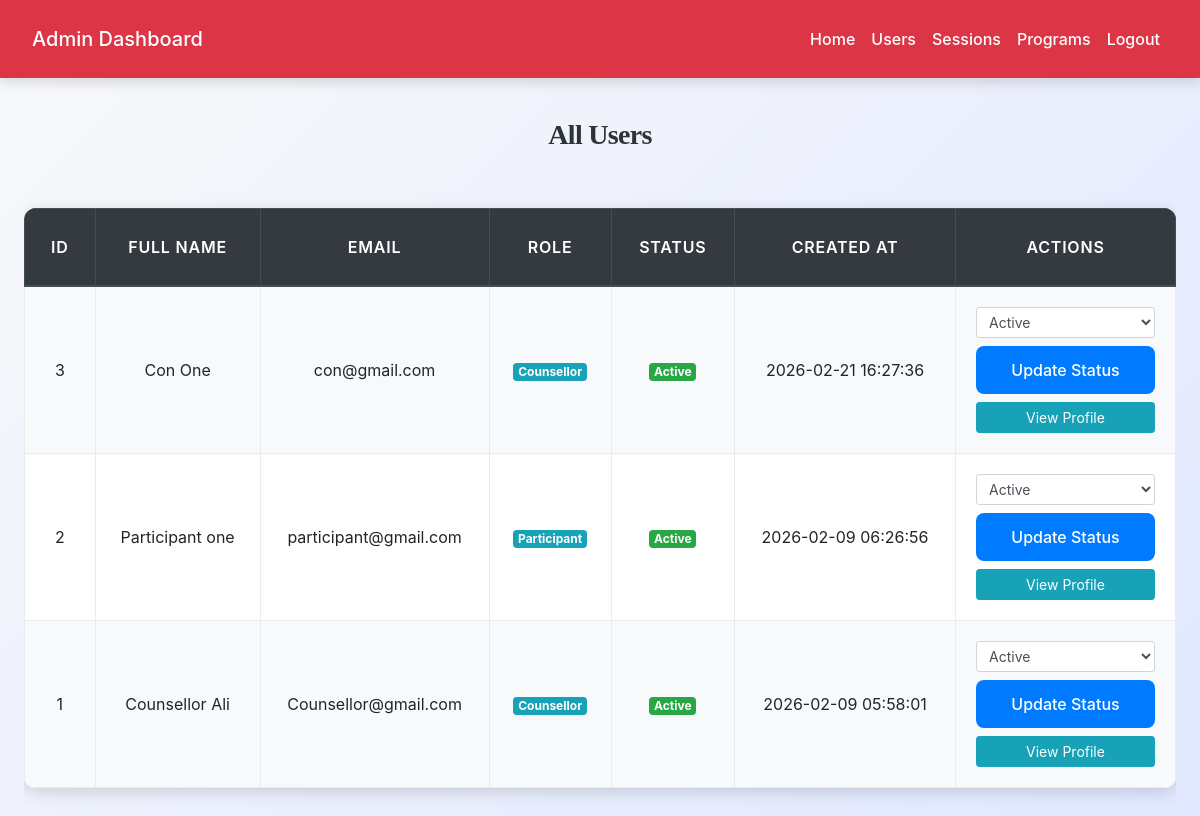
Page /admin/view_users.php (signed in) on the committed database.
### tables this page shows
CREATE TABLE `users` (
  `id` int(11) NOT NULL,
  `role` enum('participant','counsellor') NOT NULL,
  `full_name` varchar(150) NOT NULL,
  `email` varchar(150) NOT NULL,
  `password` varchar(255) NOT NULL,
  `phone` varchar(20) DEFAULT NULL,
  `status` enum('active','inactive') DEFAULT 'active',
  `preferred_counsellor_id` int(11) DEFAULT NULL,
  `organization` varchar(150) DEFAULT NULL,
  `age` int(11) DEFAULT NULL,
  `gender` enum('male','female','other') DEFAULT NULL,
  `specialization` varchar(150) DEFAULT NULL,
  `qualification` varchar(255) DEFAULT NULL,
  `experience_years` int(11) DEFAULT NULL,
  `bio` text DEFAULT NULL,
  `created_at` timestamp NOT NULL DEFAULT current_timestamp()
);

### admin/view_users.php (the view, shortened to what this page needs)
<?php
include('config.php');
$result = $conn->query("SELECT * FROM users ORDER BY id DESC");
?>
<!DOCTYPE html>
<html lang="en">
<head>
    <link rel="stylesheet"
          href="https://maxcdn.bootstrapcdn.com/bootstrap/4.5.2/css/bootstrap.min.css">
    <link rel="stylesheet" href="../css/style.css">
</head>
<body>
<?php include('admin_navbar.php'); ?>
<div class="container mt-4">
    <h3 class="mb-4">All Users</h3>
    <div class="table-responsive">
        <table class="table table-bordered table-striped">
            <thead class="thead-dark">
            <tr>
                <th>ID</th>
                <th>Full Name</th>
                <th>Email</th>
                <th>Role</th>
                <th>Status</th>
                <th>Created At</th>
                <th width="220">Actions</th>
            </tr>
            </thead>
            <tbody>
            <?php while ($row = $result->fetch_assoc()): ?>
                <tr>
                    <td><?= $row['id'] ?></td>
                    <td><?= htmlspecialchars($row['full_name']) ?></td>
                    <td><?= htmlspecialchars($row['email']) ?></td>
                    <td>
                        <span class="badge badge-info">
                            <?= ucfirst($row['role']) ?>
                        </span>
                    </td>
                    <td>
                        <span class="badge
                            <?= $row['status'] === 'active' ? 'badge-success' : 'badge-danger'; ?>">
                            <?= ucfirst($row['status']) ?>
                        </span>
                    </td>
                    <td><?= $row['created_at'] ?></td>
                    <td>
                        <form method="post" class="mb-2">
                            <select name="status" class="form-control form-control-sm mb-2">
                                <option value="active"   <?= $row['status']=='active'?'selected':'' ?>>Active</option>
                            </select>
                            <button type="submit"
                                    name="update_status"
                                    class="btn btn-primary btn-sm btn-block">
                                Update Status
                            </button>
                        </form>
                        <a href="view_user_profile.php?user_id=<?= $row['id'] ?>"
                           class="btn btn-info btn-sm btn-block">
                            View Profile
                        </a>
                    </td>
                </tr>
            <?php endwhile; ?>
            </tbody>
        </table>
    </div>
</div>
</body>
</html>

### css/style.css (style rules this page uses)
:root { --primary: #007bff; --secondary: #6c757d; --success: #28a745; --info: #17a2b8; --warning: #ffc107; --danger: #dc3545; --light: #f8f9fa; --dark: #2d3436; --accent: #ff6f61; --highlight: #6f42c1; --shadow: rgba(0, 0, 0, 0.15); --transition: all 0.3s ease-in-out; }
body { font-family: 'Inter', 'Segoe UI', Tahoma, Geneva, Verdana, sans-serif; background: linear-gradient(135deg, var(--light) 0%, #e0e7ff 100%); color: var(--dark); line-height: 1.8; margin: 0; padding: 0; min-height: 100vh; font-size: 16px; }
h1, h2, h3, h4 { text-align: center; margin: 2.5rem 0; font-family: 'Georgia', 'Times New Roman', serif; color: var(--dark); font-weight: 700; letter-spacing: -0.025em; }
h3 { font-size: 1.75rem; }
.container { max-width: 1200px; margin: 0 auto 3rem; padding: 0 1.5rem; }
.table { width: 100%; border-collapse: collapse; margin: 2rem 0; font-size: 1rem; background-color: #ffffff; border-radius: 12px; overflow: hidden; box-shadow: 0 4px 16px var(--shadow); transition: var(--transition); }
.table th, .table td { padding: 1.25rem; border: 1px solid #e9ecef; text-align: center; vertical-align: middle; }
.table thead th { background-color: rgb(0, 0, 0); color: white; font-weight: 600; text-transform: uppercase; letter-spacing: 0.05em; padding: 1.5rem; }
.table tbody tr { transition: var(--transition); }
.table tbody tr:nth-child(odd) { background-color: var(--light); }
.btn-primary { background-color: var(--primary); color: #fff; border: none; border-radius: 8px; padding: 0.75rem 1.5rem; font-size: 1rem; font-weight: 500; cursor: pointer; transition: var(--transition); display: inline-flex; align-items: center; justify-content: center; }
a { color: var(--primary); text-decoration: none; font-weight: 500; transition: var(--transition); }

### rows in the picture
users: id "3", full_name "Con One", email "con@gmail.com", role "Counsellor", status "Active", created_at "2026-02-21 16:27:36"
users: id "2", full_name "Participant one", email "participant@gmail.com", role "Participant", status "Active", created_at "2026-02-09 06:26:56"
users: id "1", full_name "Counsellor Ali", email "Counsellor@gmail.com", role "Counsellor", status "Active", created_at "2026-02-09 05:58:01"
